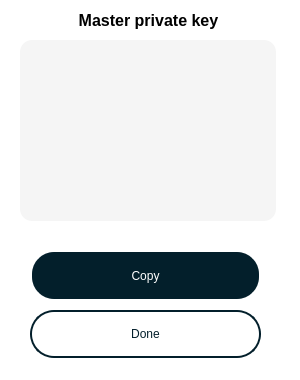
<?xml version="1.0" encoding="UTF-8"?>
<ui version="4.0">
 <class>xprivDialog</class>
 <widget class="QDialog" name="xprivDialog">
  <property name="geometry">
   <rect>
    <x>0</x>
    <y>0</y>
    <width>300</width>
    <height>380</height>
   </rect>
  </property>
  <property name="windowTitle">
   <string>Dialog</string>
  </property>
  <property name="styleSheet">
   <string notr="true">QDialog {
    background-color: transparent;
}</string>
  </property>
  <property name="modal">
   <bool>false</bool>
  </property>
  <widget class="QPushButton" name="copyBtn">
   <property name="enabled">
    <bool>true</bool>
   </property>
   <property name="geometry">
    <rect>
     <x>30</x>
     <y>250</y>
     <width>231</width>
     <height>51</height>
    </rect>
   </property>
   <property name="sizePolicy">
    <sizepolicy hsizetype="Minimum" vsizetype="Expanding">
     <horstretch>0</horstretch>
     <verstretch>0</verstretch>
    </sizepolicy>
   </property>
   <property name="cursor">
    <cursorShape>PointingHandCursor</cursorShape>
   </property>
   <property name="styleSheet">
    <string notr="true">QPushButton {
	background-color : #031F2B; 
	border-color: #FFFFFF;
	color : #FFFFFF;
	border-style: solid;
	border-width: 2px;
	border-radius: 24px;
}
QPushButton::pressed{
	background-color: #FFFFFF;
	border-color: #031F2B;
	color : #031F2B;
}
QPushButton: disabled {
    color:#707070;
	border-color: #707070;
    color:#707070;
}</string>
   </property>
   <property name="text">
    <string>Copy</string>
   </property>
  </widget>
  <widget class="QPushButton" name="doneBtn">
   <property name="enabled">
    <bool>true</bool>
   </property>
   <property name="geometry">
    <rect>
     <x>30</x>
     <y>310</y>
     <width>231</width>
     <height>48</height>
    </rect>
   </property>
   <property name="sizePolicy">
    <sizepolicy hsizetype="Minimum" vsizetype="Expanding">
     <horstretch>0</horstretch>
     <verstretch>0</verstretch>
    </sizepolicy>
   </property>
   <property name="palette">
    <palette>
     <active>
      <colorrole role="WindowText">
       <brush brushstyle="SolidPattern">
        <color alpha="255">
         <red>3</red>
         <green>31</green>
         <blue>43</blue>
        </color>
       </brush>
      </colorrole>
      <colorrole role="Button">
       <brush brushstyle="SolidPattern">
        <color alpha="255">
         <red>255</red>
         <green>255</green>
         <blue>255</blue>
        </color>
       </brush>
      </colorrole>
      <colorrole role="Text">
       <brush brushstyle="SolidPattern">
        <color alpha="255">
         <red>3</red>
         <green>31</green>
         <blue>43</blue>
        </color>
       </brush>
      </colorrole>
      <colorrole role="ButtonText">
       <brush brushstyle="SolidPattern">
        <color alpha="255">
         <red>3</red>
         <green>31</green>
         <blue>43</blue>
        </color>
       </brush>
      </colorrole>
      <colorrole role="Base">
       <brush brushstyle="SolidPattern">
        <color alpha="255">
         <red>255</red>
         <green>255</green>
         <blue>255</blue>
        </color>
       </brush>
      </colorrole>
      <colorrole role="Window">
       <brush brushstyle="SolidPattern">
        <color alpha="255">
         <red>255</red>
         <green>255</green>
         <blue>255</blue>
        </color>
       </brush>
      </colorrole>
      <colorrole role="PlaceholderText">
       <brush brushstyle="NoBrush">
        <color alpha="128">
         <red>3</red>
         <green>31</green>
         <blue>43</blue>
        </color>
       </brush>
      </colorrole>
     </active>
     <inactive>
      <colorrole role="WindowText">
       <brush brushstyle="SolidPattern">
        <color alpha="255">
         <red>3</red>
         <green>31</green>
         <blue>43</blue>
        </color>
       </brush>
      </colorrole>
      <colorrole role="Button">
       <brush brushstyle="SolidPattern">
        <color alpha="255">
         <red>255</red>
         <green>255</green>
         <blue>255</blue>
        </color>
       </brush>
      </colorrole>
      <colorrole role="Text">
       <brush brushstyle="SolidPattern">
        <color alpha="255">
         <red>3</red>
         <green>31</green>
         <blue>43</blue>
        </color>
       </brush>
      </colorrole>
      <colorrole role="ButtonText">
       <brush brushstyle="SolidPattern">
        <color alpha="255">
         <red>3</red>
         <green>31</green>
         <blue>43</blue>
        </color>
       </brush>
      </colorrole>
      <colorrole role="Base">
       <brush brushstyle="SolidPattern">
        <color alpha="255">
         <red>255</red>
         <green>255</green>
         <blue>255</blue>
        </color>
       </brush>
      </colorrole>
      <colorrole role="Window">
       <brush brushstyle="SolidPattern">
        <color alpha="255">
         <red>255</red>
         <green>255</green>
         <blue>255</blue>
        </color>
       </brush>
      </colorrole>
      <colorrole role="PlaceholderText">
       <brush brushstyle="NoBrush">
        <color alpha="128">
         <red>3</red>
         <green>31</green>
         <blue>43</blue>
        </color>
       </brush>
      </colorrole>
     </inactive>
     <disabled>
      <colorrole role="WindowText">
       <brush brushstyle="SolidPattern">
        <color alpha="255">
         <red>3</red>
         <green>31</green>
         <blue>43</blue>
        </color>
       </brush>
      </colorrole>
      <colorrole role="Button">
       <brush brushstyle="SolidPattern">
        <color alpha="255">
         <red>255</red>
         <green>255</green>
         <blue>255</blue>
        </color>
       </brush>
      </colorrole>
      <colorrole role="Text">
       <brush brushstyle="SolidPattern">
        <color alpha="255">
         <red>3</red>
         <green>31</green>
         <blue>43</blue>
        </color>
       </brush>
      </colorrole>
      <colorrole role="ButtonText">
       <brush brushstyle="SolidPattern">
        <color alpha="255">
         <red>3</red>
         <green>31</green>
         <blue>43</blue>
        </color>
       </brush>
      </colorrole>
      <colorrole role="Base">
       <brush brushstyle="SolidPattern">
        <color alpha="255">
         <red>255</red>
         <green>255</green>
         <blue>255</blue>
        </color>
       </brush>
      </colorrole>
      <colorrole role="Window">
       <brush brushstyle="SolidPattern">
        <color alpha="255">
         <red>255</red>
         <green>255</green>
         <blue>255</blue>
        </color>
       </brush>
      </colorrole>
      <colorrole role="PlaceholderText">
       <brush brushstyle="NoBrush">
        <color alpha="128">
         <red>3</red>
         <green>31</green>
         <blue>43</blue>
        </color>
       </brush>
      </colorrole>
     </disabled>
    </palette>
   </property>
   <property name="cursor">
    <cursorShape>PointingHandCursor</cursorShape>
   </property>
   <property name="styleSheet">
    <string notr="true">QPushButton {
	background-color: #FFFFFF;
	border-color: #031F2B;
	color : #031F2B;
	border-style: solid;
	border-width: 2px;
	border-radius: 24px;
}
QPushButton::pressed{
	background-color : #031F2B; 
	border-color: #FFFFFF;
	color : #FFFFFF;
}</string>
   </property>
   <property name="text">
    <string>Done</string>
   </property>
  </widget>
  <widget class="QFrame" name="frame">
   <property name="geometry">
    <rect>
     <x>20</x>
     <y>40</y>
     <width>256</width>
     <height>181</height>
    </rect>
   </property>
   <property name="styleSheet">
    <string notr="true">background: #F5F5F5;
border-radius: 12px;</string>
   </property>
   <property name="frameShape">
    <enum>QFrame::StyledPanel</enum>
   </property>
   <property name="frameShadow">
    <enum>QFrame::Raised</enum>
   </property>
   <widget class="QTextBrowser" name="xprivKey">
    <property name="geometry">
     <rect>
      <x>12</x>
      <y>11</y>
      <width>230</width>
      <height>160</height>
     </rect>
    </property>
   </widget>
  </widget>
  <widget class="QFrame" name="frameXpriv">
   <property name="geometry">
    <rect>
     <x>0</x>
     <y>0</y>
     <width>299</width>
     <height>380</height>
    </rect>
   </property>
   <property name="styleSheet">
    <string notr="true">background: #FFFFFF;
border-radius: 24px;</string>
   </property>
   <property name="frameShape">
    <enum>QFrame::Panel</enum>
   </property>
   <property name="frameShadow">
    <enum>QFrame::Raised</enum>
   </property>
   <property name="lineWidth">
    <number>5</number>
   </property>
   <property name="midLineWidth">
    <number>5</number>
   </property>
   <widget class="QLabel" name="label">
    <property name="geometry">
     <rect>
      <x>23</x>
      <y>10</y>
      <width>251</width>
      <height>20</height>
     </rect>
    </property>
    <property name="font">
     <font>
      <pointsize>12</pointsize>
      <weight>75</weight>
      <bold>true</bold>
     </font>
    </property>
    <property name="text">
     <string>Master private key</string>
    </property>
    <property name="alignment">
     <set>Qt::AlignCenter</set>
    </property>
   </widget>
  </widget>
  <zorder>frameXpriv</zorder>
  <zorder>copyBtn</zorder>
  <zorder>doneBtn</zorder>
  <zorder>frame</zorder>
 </widget>
 <resources/>
 <connections/>
</ui>
